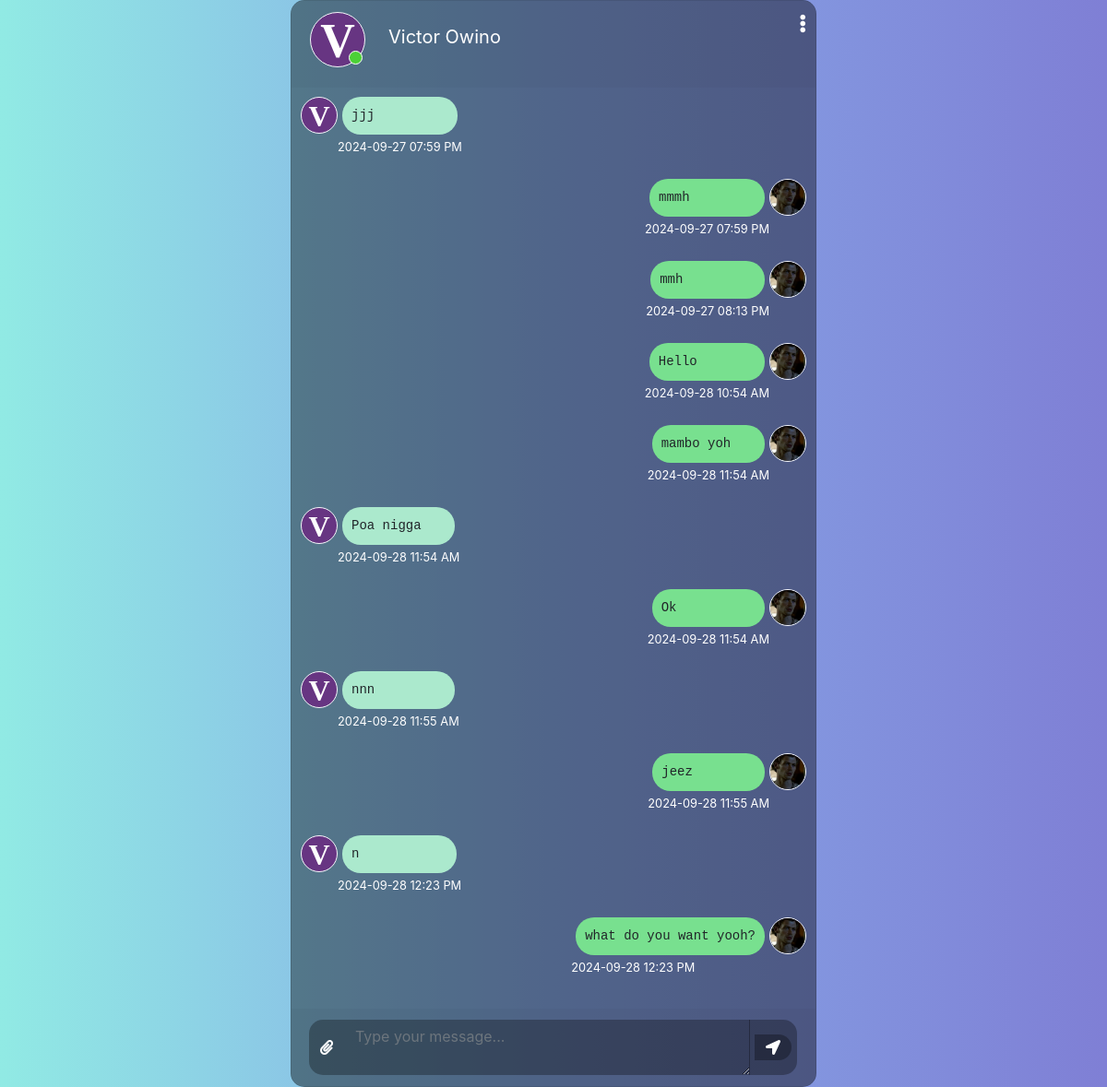
Page /auth/chat/2 (signed in) on the committed database.
### website/models.py (models this page shows, shortened)
class User(db.Model, UserMixin):
    id = db.Column(db.Integer, primary_key=True)
    email = db.Column(db.String(150), unique=True)
    password = db.Column(db.String(255))
    first_name = db.Column(db.String(225))
    second_name = db.Column(db.String(225))
    full_name = db.Column(db.String(255))
    profile_picture = db.Column(db.String(255), nullable=True)
    cover_picture = db.Column(db.String(255), nullable=True)
    user_name = db.Column(db.String(255))
    phone_number = db.Column(db.String(20))
    country_code = db.Column(db.String(10), default="+254")
    bio = db.Column(db.String(255))
    time_zone = db.Column(db.String(255))
    date_birth = db.Column(db.String(255))
    gender = db.Column(db.String(255))
    generated_color = db.Column(db.String(7))
    is_2fa_enabled = db.Column(db.Boolean, default=False)
    otp_secret = db.Column(db.String(32), nullable=True)
    temp_otp = db.Column(db.String(32), nullable=True)
    otp_method = db.Column(db.String(10), default='app')
    is_active = db.Column(db.Boolean, default=True)
    is_admin = db.Column(db.Boolean, default=False)
    email_verified = db.Column(db.Boolean, default=False)
    note_tags = db.relationship(
        "NoteTag", back_populates="user", cascade="all, delete-orphan"
    )
    notes = db.relationship("Note", back_populates="user", cascade="all, delete-orphan")
    password_reset_tokens = db.relationship(
        "PasswordResetToken", back_populates="user", cascade="all, delete-orphan"
    )
    notifications = db.relationship(
        "Notification", back_populates="user", cascade="all, delete-orphan"
    )
    todos = db.relationship("ToDo", back_populates="user", cascade="all, delete-orphan")
    email_preferences = db.relationship(
        "EmailPreferences",
        uselist=False,
        back_populates="user",
        cascade="all, delete-orphan",
    )
    push_preferences = db.relationship(
        "PushPreferences",
        uselist=False,
        back_populates="user",
        cascade="all, delete-orphan",
    )
    email_verification_tokens = db.relationship(
        "EmailVerificationToken", back_populates="user", cascade="all, delete-orphan"
    )

class Message(db.Model):
    id = db.Column(db.Integer, primary_key=True)
    sender_id = db.Column(db.Integer, db.ForeignKey('user.id'), nullable=False)
    receiver_id = db.Column(db.Integer, db.ForeignKey('user.id'), nullable=False)
    content = db.Column(db.Text, nullable=False)
    timestamp = db.Column(db.DateTime, default=datetime.utcnow)
    is_read = db.Column(db.Boolean, default=False)
    created_at = db.Column(db.DateTime, default=datetime.utcnow)
    edited_at = db.Column(db.DateTime, onupdate=datetime.utcnow)
    is_deleted = db.Column(db.Boolean, default=False)
    reply_to_id = db.Column(db.Integer, db.ForeignKey('message.id'), nullable=True)
    reactions = db.Column(db.JSON, default=dict)
    sender = db.relationship('User', foreign_keys=[sender_id])
    receiver = db.relationship('User', foreign_keys=[receiver_id])
    reply_to = db.relationship('Message', remote_side=[id], backref='replies', foreign_keys=[reply_to_id])

### website/auth.py (the view, shortened to what this page needs)
@auth.route('/chat/<int:receiver_id>', methods=['GET', 'POST'])
@login_required
def chat(receiver_id):
    receiver = User.query.get_or_404(receiver_id)
    friendship = Friendship.query.filter(
        ((Friendship.user_id == current_user.id) & (Friendship.friend_id == receiver_id)) |
        ((Friendship.user_id == receiver_id) & (Friendship.friend_id == current_user.id))
    ).first()
    sender_tz = pytz.timezone(current_user.time_zone) if current_user.time_zone else pytz.UTC
    receiver_tz = pytz.timezone(receiver.time_zone) if receiver.time_zone else pytz.UTC
    messages = Message.query.filter(
        ((Message.sender_id == current_user.id) & (Message.receiver_id == receiver_id)) |
        ((Message.sender_id == receiver_id) & (Message.receiver_id == current_user.id))
    ).order_by(Message.timestamp.asc()).all()
    for message in messages:
        if message.sender_id == current_user.id:
            message.local_timestamp = message.timestamp.astimezone(sender_tz)  # Sender's timezone
        else:
            message.local_timestamp = message.timestamp.astimezone(receiver_tz)  # Receiver's timezone
    return render_template('chat.html', receiver=receiver, messages=messages)

### website/auth.py (called while the page is built)
@auth.before_request
def check_account_active():
    if current_user.is_authenticated and not current_user.is_active:
        logout_user()
        flash("Your account has been deactivated.", "warning")
        return redirect(url_for("auth.login"))

### website/templates/chat.html (shortened to what this page needs)
<!DOCTYPE html>
<html lang="en">
  <head>
    <link
      rel="stylesheet"
      href="https://stackpath.bootstrapcdn.com/bootstrap/4.1.3/css/bootstrap.min.css"
    />
    <link
      rel="stylesheet"
      href="https://use.fontawesome.com/releases/v5.5.0/css/all.css"
    />
    <link
      rel="stylesheet"
      href="{{ url_for('static', filename='css/chat.css') }}"
    />
  </head>
  <body>
    <div class="container-fluid h-100">
      <div class="row justify-content-center h-100">
        <div class="col-md-8 col-xl-6 chat">
          <div class="card">
            <div class="card-header msg_head">
              <div class="d-flex bd-highlight">
                <div class="img_cont">
                  {% if receiver.profile_picture %}
                  <img
                    src="/static/profile_pics/{{ receiver.profile_picture }}"
                    class="rounded-circle user_img"
                  />{% else %}
                  <i
                    class="fas fa-5x"
                    style="--background-: {{ receiver.generated_color }}"
                    >{{ receiver.first_name[0] }}</i
                  >
                  {% endif %}
                  <span class="online_icon"></span>
                </div>
                <div class="user_info">
                  <span>{{ receiver.full_name }}</span>
                </div>
              </div>
              <span id="action_menu_btn"
                ><i class="fas fa-ellipsis-v"></i
              ></span>
            </div>
            <div class="card-body msg_card_body">
              {% for message in messages %}
              <div class="d-flex {% if message.sender_id == current_user.id %}justify-content-end{% else %}justify-content-start{% endif %} mb-4">
                  {% if message.sender_id == current_user.id %}
                  <div class="msg-wrapper" onclick="toggleOptions(event)">
                      <div class="msg_cotainer_send message-content">
                          <pre class="message-text">{{ message.content }}</pre>
                      </div>
                      <small>{{ message.local_timestamp.strftime('%Y-%m-%d %I:%M %p') }}</small>
                  </div>
                  <div class="img_cont_msg">
                      {% if current_user.profile_picture %}
                      <img src="/static/profile_pics/{{ current_user.profile_picture }}" class="rounded-circle user_img_msg" />
                      {% else %}
                      <i class="fas fa-5x" style="--background-: {{ current_user.generated_color }}">{{ current_user.first_name[0] }}</i>
                      {% endif %}
                  </div>
                  {% else %}
                  <div class="img_cont_msg">
                      {% if receiver.profile_picture %}
                      <img src="/static/profile_pics/{{ receiver.profile_picture }}" class="rounded-circle user_img_msg" />
                      {% else %}
                      <i class="fas fa-5x" style="--background-: {{ receiver.generated_color }}">{{ receiver.first_name[0] }}</i>
                      {% endif %}
                  </div>
                  <div class="msg-wrapper" onclick="toggleOptions(event)">
                      <div class="msg_cotainer message-content">
                          <pre class="message-text">{{ message.content }}</pre>
                      </div>
                      <small>{{ message.local_timestamp.strftime('%Y-%m-%d %I:%M %p') }}</small>
                  </div>
                  {% endif %}
              </div>
              {% endfor %}
          </div>
            <div class="card-footer">
              <form id="message-form" class="message-form">
                <div class="input-group">
                  <div class="input-group-append">
                    <span class="input-group-text attach_btn"
                      ><i class="fas fa-paperclip"></i
                    ></span>
                  </div>
                  <textarea
                    name=""
                    class="form-control type_msg"
                    placeholder="Type your message..."
                    id="message-input"
                  ></textarea>
                  <div class="input-group-append">
                    <button type="submit" class="send_btn">
                      <span class="input-group-text send_btn"
                        ><i class="fas fa-location-arrow"></i
                      ></span>
                    </button>
                  </div>
                </div>
              </form>
            </div>
          </div>
        </div>
      </div>
    </div>
  </body>
</html>

### website/static/css/chat.css (style rules this page uses)
body, html { height: 100%; margin: 0; overflow: hidden; background: #7f7fd5; background: -webkit-linear-gradient(to right, #91eae4, #86a8e7, #7f7fd5); background: linear-gradient(to right, #91eae4, #86a8e7, #7f7fd5); }
.chat { margin-top: auto; margin-bottom: auto; }
.card { display: flex; flex-direction: column; height: 100vh; border-radius: 15px !important; background-color: rgba(0, 0, 0, 0.4) !important; }
.msg_card_body { overflow-y: auto; flex-grow: 1; }
.card-header { border-radius: 15px 15px 0 0 !important; border-bottom: 0 !important; }
.card-footer { border-radius: 0 0 15px 15px !important; border-top: 0 !important; }
.type_msg { background-color: rgba(0, 0, 0, 0.3) !important; border: 0 !important; color: white !important; height: 60px !important; overflow-y: auto; }
.attach_btn { border-radius: 15px 0 0 15px !important; background-color: rgba(0, 0, 0, 0.3) !important; border: 0 !important; color: white !important; cursor: pointer; }
.send_btn { border-radius: 0 15px 15px 0 !important; background-color: rgba(0, 0, 0, 0.3) !important; border: 0 !important; color: white !important; cursor: pointer; background-color: transparent; outline: none; border: none; }
.user_img_msg { height: 40px; width: 40px; border: 1.5px solid #f5f6fa; }
.img_cont { position: relative; height: 70px; width: 70px; }
.img_cont i { height: 60px; width: 60px; border: 1.5px solid #f5f6fa; border-radius: 50%; font-size: 52px; display: flex; background: var(--background-); justify-content: center; align-items: center; color: white; }
.img_cont_msg { height: 40px; width: 40px; }
.img_cont_msg i { height: 40px; width: 40px; border: 1.5px solid #f5f6fa; border-radius: 50%; font-size: 32px; display: flex; background: var(--background-); justify-content: center; align-items: center; color: white; }
.online_icon { position: absolute; height: 15px; width: 15px; background-color: #4cd137; border-radius: 50%; bottom: 13px; right: 13px; border: 1.5px solid white; }
.user_info { margin-top: auto; margin-bottom: auto; margin-left: 15px; }
.user_info span { font-size: 20px; color: white; }
.container-fluid.h-100 { min-height: 100vh; display: flex; flex-direction: column; }
.msg_card_body { overflow-y: auto; padding: 10px; }
.msg-wrapper { max-width: 70%; }
.msg_cotainer, .msg_cotainer_send { padding: 10px; border-radius: 20px; position: relative; word-wrap: break-word; }
.msg_cotainer_send { background-color: #78e08f; max-width: 100%; word-wrap: break-word; padding: 10px; }
.msg_cotainer { background-color: #abe9cd; max-width: 100%; word-wrap: break-word; padding: 10px; }
.d-flex { align-items: flex-start; }
.img_cont_msg { width: 40px; height: 40px; }
.user_img_msg { width: 100%; height: 100%; border-radius: 50%; }
pre.message-text { margin: 0; white-space: pre-wrap; }
.msg_cotainer_send, .msg_cotainer { margin-left: 5px; margin-right: 5px; }
.msg_head { position: relative; }
#action_menu_btn { position: absolute; right: 10px; top: 10px; color: white; cursor: pointer; font-size: 20px; }
.msg-wrapper small { color: #fff; }

### rows in the picture
User: first_name "V", full_name "Victor Owino"
Message: content "jjj", local_timestamp "2024-09-27 07:59 PM"
Message: content "mmmh", local_timestamp "2024-09-27 07:59 PM", profile_picture (picture)
Message: content "mmh", local_timestamp "2024-09-27 08:13 PM", profile_picture (picture)
Message: content "Hello", local_timestamp "2024-09-28 10:54 AM", profile_picture (picture)
Message: content "mambo yoh", local_timestamp "2024-09-28 11:54 AM", profile_picture (picture)
Message: content "Poa nigga", local_timestamp "2024-09-28 11:54 AM"
Message: content "Ok", local_timestamp "2024-09-28 11:54 AM", profile_picture (picture)
Message: content "nnn", local_timestamp "2024-09-28 11:55 AM"
Message: content "jeez", local_timestamp "2024-09-28 11:55 AM", profile_picture (picture)
Message: content "n", local_timestamp "2024-09-28 12:23 PM"
Message: content "what do you want yooh?", local_timestamp "2024-09-28 12:23 PM", profile_picture (picture)
